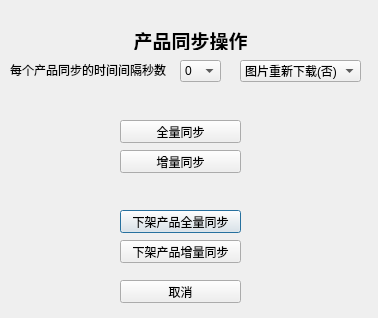
<?xml version="1.0" encoding="UTF-8"?>
<ui version="4.0">
 <class>Dialog</class>
 <widget class="QDialog" name="Dialog">
  <property name="geometry">
   <rect>
    <x>0</x>
    <y>0</y>
    <width>378</width>
    <height>318</height>
   </rect>
  </property>
  <property name="windowTitle">
   <string>Dialog</string>
  </property>
  <widget class="QPushButton" name="btn_offline_full_sync">
   <property name="geometry">
    <rect>
     <x>120</x>
     <y>210</y>
     <width>121</width>
     <height>23</height>
    </rect>
   </property>
   <property name="text">
    <string>下架产品全量同步</string>
   </property>
  </widget>
  <widget class="QPushButton" name="btn_offline_recent_sync">
   <property name="geometry">
    <rect>
     <x>120</x>
     <y>240</y>
     <width>121</width>
     <height>23</height>
    </rect>
   </property>
   <property name="text">
    <string>下架产品增量同步</string>
   </property>
  </widget>
  <widget class="QPushButton" name="btn_cancel">
   <property name="geometry">
    <rect>
     <x>120</x>
     <y>280</y>
     <width>121</width>
     <height>23</height>
    </rect>
   </property>
   <property name="text">
    <string>取消</string>
   </property>
  </widget>
  <widget class="QLabel" name="label">
   <property name="geometry">
    <rect>
     <x>40</x>
     <y>30</y>
     <width>301</width>
     <height>20</height>
    </rect>
   </property>
   <property name="font">
    <font>
     <family>Agency FB</family>
     <pointsize>14</pointsize>
     <weight>75</weight>
     <bold>true</bold>
    </font>
   </property>
   <property name="text">
    <string>产品同步操作</string>
   </property>
   <property name="alignment">
    <set>Qt::AlignCenter</set>
   </property>
  </widget>
  <widget class="QPushButton" name="btn_full_sync">
   <property name="geometry">
    <rect>
     <x>120</x>
     <y>120</y>
     <width>121</width>
     <height>23</height>
    </rect>
   </property>
   <property name="text">
    <string>全量同步</string>
   </property>
  </widget>
  <widget class="QPushButton" name="btn_recent_sync">
   <property name="geometry">
    <rect>
     <x>120</x>
     <y>150</y>
     <width>121</width>
     <height>23</height>
    </rect>
   </property>
   <property name="text">
    <string>增量同步</string>
   </property>
  </widget>
  <widget class="QComboBox" name="comboBox_download_file">
   <property name="geometry">
    <rect>
     <x>240</x>
     <y>60</y>
     <width>121</width>
     <height>22</height>
    </rect>
   </property>
   <item>
    <property name="text">
     <string>图片重新下载(否)</string>
    </property>
   </item>
   <item>
    <property name="text">
     <string>图片重新下载(是)</string>
    </property>
   </item>
  </widget>
  <widget class="QLabel" name="label_6">
   <property name="geometry">
    <rect>
     <x>10</x>
     <y>60</y>
     <width>161</width>
     <height>20</height>
    </rect>
   </property>
   <property name="text">
    <string>每个产品同步的时间间隔秒数</string>
   </property>
  </widget>
  <widget class="QComboBox" name="comboBox_sleep_time">
   <property name="geometry">
    <rect>
     <x>180</x>
     <y>60</y>
     <width>41</width>
     <height>22</height>
    </rect>
   </property>
   <item>
    <property name="text">
     <string>0</string>
    </property>
   </item>
   <item>
    <property name="text">
     <string>3</string>
    </property>
   </item>
   <item>
    <property name="text">
     <string>5</string>
    </property>
   </item>
   <item>
    <property name="text">
     <string>10</string>
    </property>
   </item>
  </widget>
 </widget>
 <resources/>
 <connections/>
</ui>
